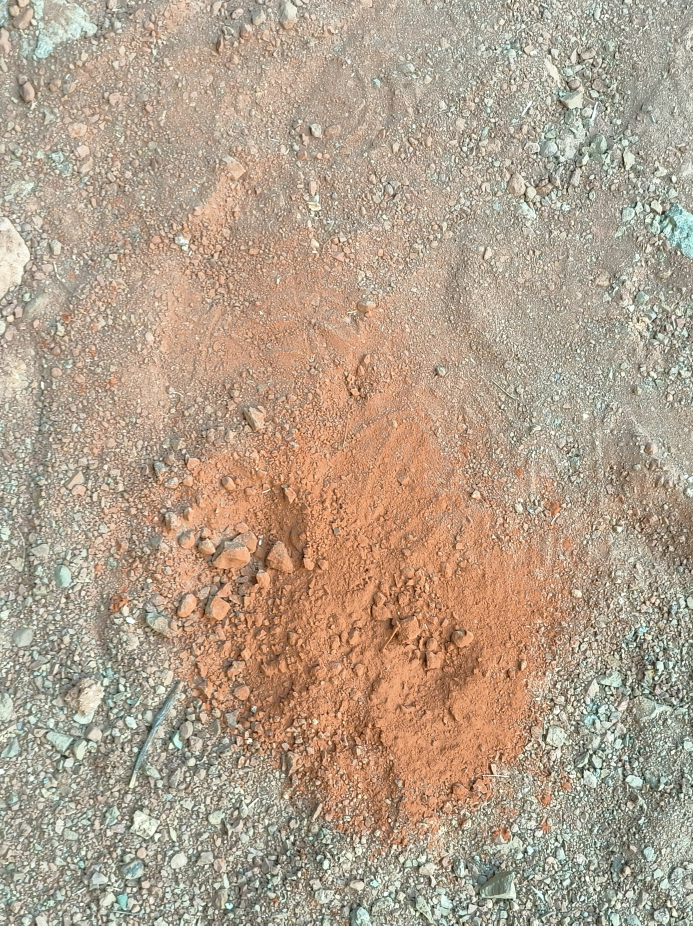
#> input picture refs/oxide_patch/oxide_01.jpg, 2079 x 2776 px, found by its file name (shown at 1/3 size); its folder holds only this picture in this run
$ python -i revalidator.py   (imports and definitions only)
#> lines starting #> are read from the running program, lines starting #| are printed output that depends on the picture
"""
revalidation/revalidator.py — Base station (PC) secondary validation.
Uses COMPLETELY DIFFERENT logic from onboard validator:
  - ORB feature matching (not DINOv2)
  - HSV histogram comparison
  - SHA-256 file integrity check
  - Coordinate plausibility check
  - False-positive filter (HSV range deviation)

Run this on the PC after receiving transferred files from Jetson.
"""
import cv2
import os
import json
import hashlib
import logging
import math
import numpy as np
from typing import List, Dict, Any
from collections import defaultdict

log = logging.getLogger(__name__)

ORB_MIN_MATCHES   = 15
BHATT_THRESHOLD   = 0.35   # max allowed Bhattacharyya distance
FP_STD_THRESHOLD  = 3.0    # max HSV deviation in std devs


class Revalidator:

    def __init__(self, refs_dir: str = "refs",
                 arena_cfg: dict = None):
        self._refs_dir  = refs_dir
        self._arena_cfg = arena_cfg or {}
        self._orb = cv2.ORB_create(nfeatures=1000)
        self._bf  = cv2.BFMatcher(cv2.NORM_HAMMING, crossCheck=True)

        # Preload reference HSV stats for FP filter
        self._ref_hsv_stats = self._compute_ref_hsv_stats()

    def run(self, manifest_path: str) -> dict:
        """
        Full revalidation from transfer manifest.
        Returns final mission verdict dict.
        """
        log.info(f"Revalidator: loading manifest {manifest_path}")
        with open(manifest_path) as f:
            manifest = json.load(f)

        sortie_id = manifest["sortie_id"]
        files     = manifest["files"]
        log.info(f"Revalidator: {len(files)} files to verify")

        results = {
            "sortie_id":    sortie_id,
            "checks":       {},
            "per_detection": [],
        }

        # ── Check 1: File Integrity (SHA-256) ─────────────────────────────
        integrity_failures = []
        for f_entry in files:
            path = f_entry["path"]
            expected_sha = f_entry.get("sha256", "")
            if not os.path.exists(path):
                integrity_failures.append({"file": path, "reason": "missing"})
                continue
            if expected_sha:
                actual = self._sha256(path)
                if actual != expected_sha:
                    integrity_failures.append({"file": path, "reason": "hash_mismatch"})
        results["checks"]["integrity"] = {
            "pass": len(integrity_failures) == 0,
            "failures": integrity_failures,
        }

        # ── Load canonical detections from validation JSON ─────────────────
        val_entry = next((f for f in files if f.get("type") == "validation"), None)
        if not val_entry:
            log.error("No validation JSON in manifest")
            results["verdict"] = "RE_SORTIE_REQUIRED"
            results["reason"]  = "missing_validation_json"
            return results

        with open(val_entry["path"]) as f:
            val_data = json.load(f)
        canonical = val_data.get("checks", {})

        # Load proof images from manifest
        proof_entries = [f for f in files if f.get("feature_type")]

        # ── Check 2: ORB Feature Matching ─────────────────────────────────
        orb_failures = []
        for entry in proof_entries:
            ft    = entry["feature_type"]
            proof = entry["path"]
            img   = cv2.imread(proof)
            if img is None:
                orb_failures.append({"proof": proof, "reason": "unreadable"})
                continue
            matched = self._orb_match_against_refs(img, ft)
            if not matched:
                orb_failures.append({"proof": proof, "feature_type": ft,
                                     "reason": "insufficient_orb_matches"})
        results["checks"]["orb_matching"] = {
            "pass": len(orb_failures) == 0,
            "failures": orb_failures,
        }

        # ── Check 3: HSV Color Histogram ──────────────────────────────────
        hsv_failures = []
        for entry in proof_entries:
            ft    = entry["feature_type"]
            proof = entry["path"]
            img   = cv2.imread(proof)
            if img is None:
                continue
            img_lr = cv2.resize(img, (128, 128), interpolation=cv2.INTER_AREA)
            matched = self._hsv_match_against_refs(img_lr, ft)
            if not matched:
                hsv_failures.append({"proof": proof, "feature_type": ft})
        results["checks"]["hsv_histogram"] = {
            "pass": len(hsv_failures) == 0,
            "failures": hsv_failures,
        }

        # ── Check 4: Coordinate Plausibility ──────────────────────────────
        x_bounds = self._arena_cfg.get("x_bounds", [-1.0, 11.0])
        y_bounds = self._arena_cfg.get("y_bounds", [-1.0,  8.0])
        coord_failures = []
        # Re-read coordinates from canonical detections JSON
        canon_path = os.path.join(
            os.path.dirname(val_entry["path"]),
            "deduplicated_detections.json"
        )
        if os.path.exists(canon_path):
            with open(canon_path) as f:
                canon_data = json.load(f)
            for det in canon_data.get("detections", []):
                x = det["coordinates"].get("x", 0)
                y = det["coordinates"].get("y", 0)
                if not (x_bounds[0] <= x <= x_bounds[1] and
                        y_bounds[0] <= y <= y_bounds[1]):
                    coord_failures.append(det.get("instance_id", "?"))
        results["checks"]["coordinates"] = {
            "pass": len(coord_failures) == 0,
            "out_of_bounds": coord_failures,
        }

        # ── Check 5: False Positive Filter ────────────────────────────────
        fp_flags = []
        for entry in proof_entries:
            ft    = entry["feature_type"]
            proof = entry["path"]
            img   = cv2.imread(proof)
            if img is None:
                continue
            img_lr = cv2.resize(img, (128, 128), interpolation=cv2.INTER_AREA)
            if self._is_false_positive(img_lr, ft):
                fp_flags.append({"proof": proof, "feature_type": ft})
        results["checks"]["false_positive_filter"] = {
            "pass": len(fp_flags) == 0,
            "flagged": fp_flags,
        }

        # ── Final Verdict ──────────────────────────────────────────────────
        all_pass = all(c["pass"] for c in results["checks"].values())
        failed_types = set()
        for entry in orb_failures + hsv_failures:
            failed_types.add(entry.get("feature_type", "unknown"))

        results["verdict"] = "MISSION_SUCCESS" if all_pass else "RE_SORTIE_REQUIRED"
        results["target_features"] = sorted(failed_types)

        out_path = os.path.join(
            os.path.dirname(manifest_path),
            f"revalidation_{sortie_id}.json"
        )
        with open(out_path, "w") as f:
            json.dump(results, f, indent=2)

        log.info(f"Revalidation: {results['verdict']}")
        if failed_types:
            log.warning(f"  Failed types: {failed_types}")
        return results

    # ── Internal helpers ──────────────────────────────────────────────────

    # [65 lines left out: functions _orb_match_against_refs, _hsv_match_against_refs, _is_false_positive, not called in this run]

    def _compute_ref_hsv_stats(self) -> Dict[str, dict]:
        stats = {}
        if not os.path.isdir(self._refs_dir):
            return stats
        for ft in os.listdir(self._refs_dir):
            ref_dir = os.path.join(self._refs_dir, ft)
            if not os.path.isdir(ref_dir):
                continue
            means = []
            for fname in os.listdir(ref_dir):
                if not fname.lower().endswith((".jpg", ".jpeg", ".png")):
                    continue
                img = cv2.imread(os.path.join(ref_dir, fname))
#> img is the input picture: shape (2776, 2079, 3); mean B, G, R 140.2, 160.3, 178.8
                if img is None:
                    continue
                lr  = cv2.resize(img, (128, 128))
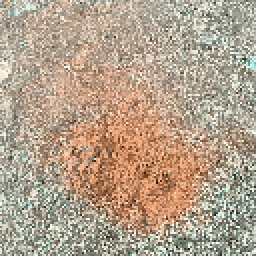
#> lr: shape (128, 128, 3) (shown 2 times larger); mean B, G, R 140.6, 160.8, 179.2
                hsv = cv2.cvtColor(lr, cv2.COLOR_BGR2HSV)
#> hsv: shape (128, 128, 3); mean H, S, V 22.3, 57.2, 180.5
                means.append([hsv[:,:,c].mean() for c in range(3)])
            if means:
                arr = np.array(means)
#> arr = [[22.25, 57.24, 180.5]]
                stats[ft] = {"mean": arr.mean(axis=0), "std": arr.std(axis=0)}
        return stats

    # [14 lines left out: functions _get_hsv_hist, _sha256, not called in this run]

>>> result = Revalidator().run('../refs/oxide_patch/oxide_01.jpg')
#> in __init__, `self._ref_hsv_stats = self._compute_ref_hsv_stats()`: self._ref_hsv_stats = 1 item
#> (the run stopped early here; a loop or call above may not have finished)

$ run again, on refs/oxide_patch/oxide_02.jpg
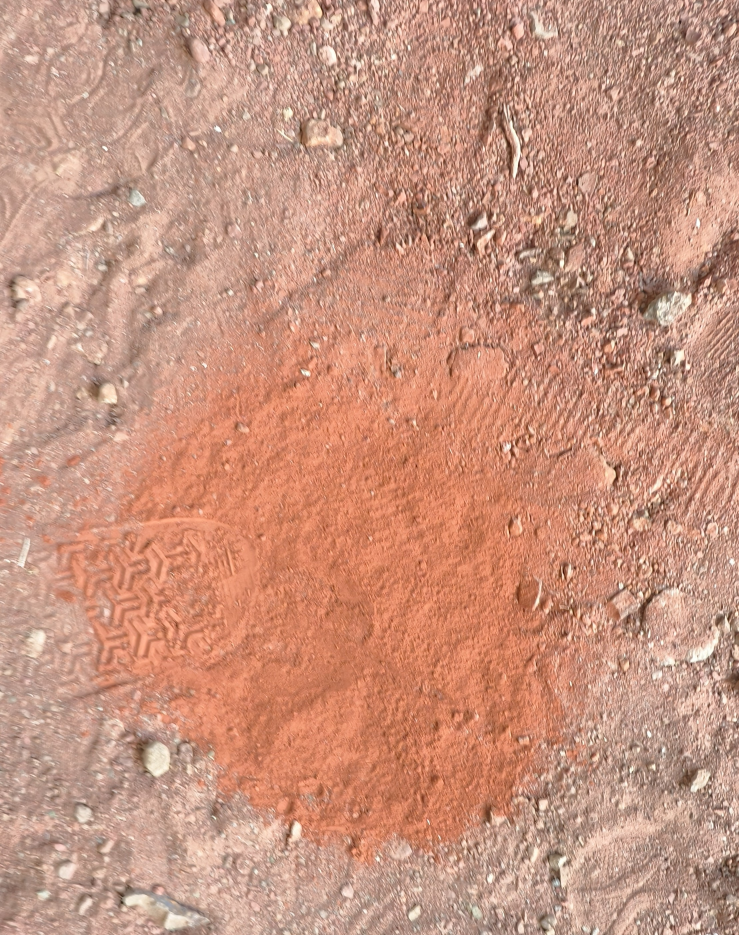
#> input picture refs/oxide_patch/oxide_02.jpg, 2217 x 2805 px, found by its file name (shown at 1/3 size)
#> in _compute_ref_hsv_stats, img is the input picture: shape (2805, 2217, 3); mean B, G, R 126.7, 147.6, 199.6
#> in _compute_ref_hsv_stats, `lr  = cv2.resize(img, (128, 128))`:
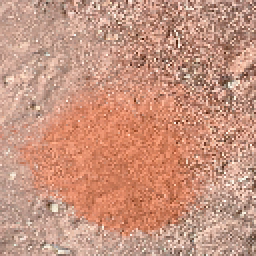
#> lr: shape (128, 128, 3) (shown 2 times larger); mean B, G, R 126.8, 147.8, 199.8
#> hsv: shape (128, 128, 3); mean H, S, V 8.8, 93.7, 199.8
#> arr = [[8.77, 93.69, 199.8]]
#> self._ref_hsv_stats = 1 item

$ run again, on refs/oxide_patch/oxide_03.jpg
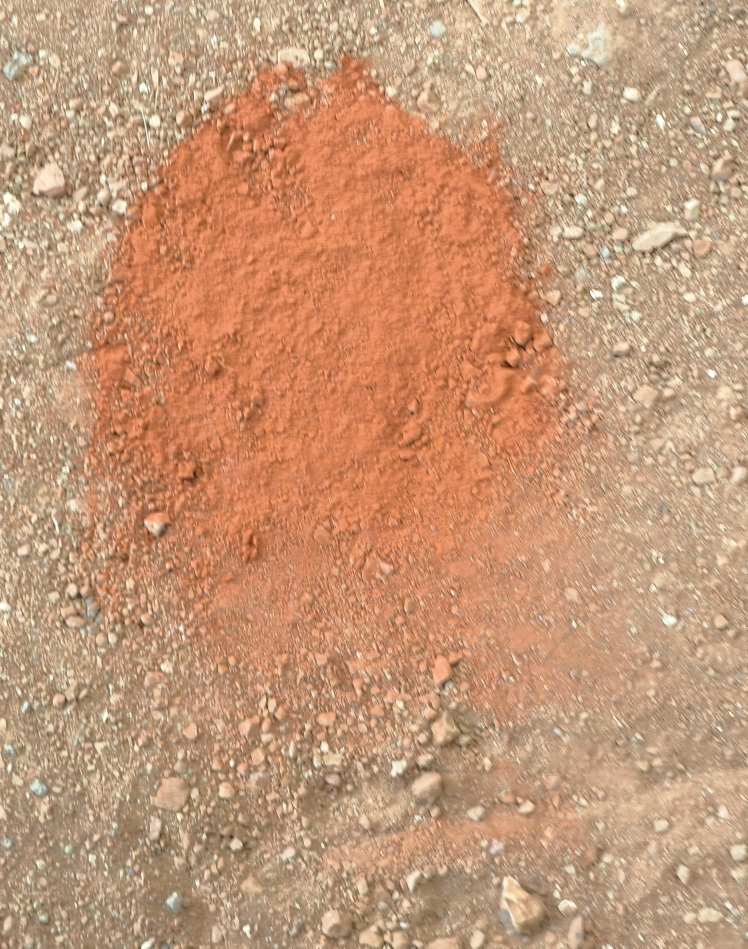
#> input picture refs/oxide_patch/oxide_03.jpg, 2243 x 2845 px, found by its file name (shown at 1/3 size)
#> in _compute_ref_hsv_stats, img is the input picture: shape (2845, 2243, 3); mean B, G, R 119.1, 151.3, 196.6
#> in _compute_ref_hsv_stats, `lr  = cv2.resize(img, (128, 128))`:
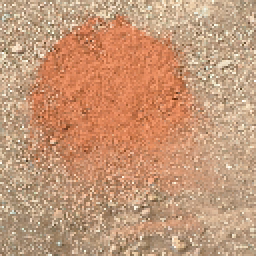
#> lr: shape (128, 128, 3) (shown 2 times larger); mean B, G, R 119.1, 151.2, 196.6
#> hsv: shape (128, 128, 3); mean H, S, V 13.4, 100.5, 196.6
#> arr = [[13.4, 100.5, 196.6]]
#> self._ref_hsv_stats = 1 item
